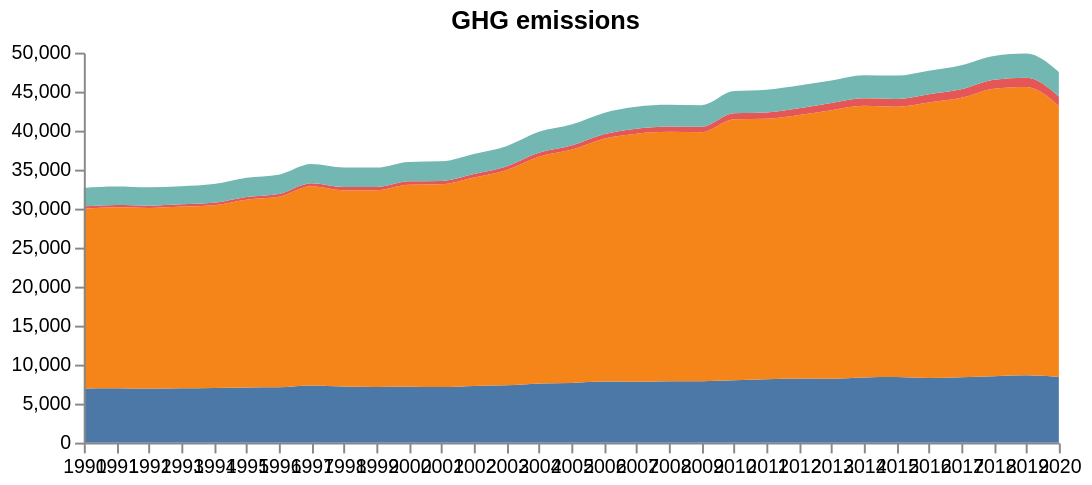

This figure's Vega-Lite source:
### Vega specification from a JSON file in a GitHub repository (floating-point values rounded to 4 significant figures)
{"$schema": "https://vega.github.io/schema/vega/v5.json", "description": "A basic stacked area chart example.", "width": 500, "height": 200, "padding": 5, "title": "GHG emissions", "data": [{"name": "table", "values": [{"x": 1990, "y": 6937.0, "c": "CH4"}, {"x": 1991, "y": 6973.0, "c": "CH4"}, {"x": 1992, "y": 6933.0, "c": "CH4"}, {"x": 1993, "y": 6959.0, "c": "CH4"}, {"x": 1994, "y": 6996.0, "c": "CH4"}, {"x": 1995, "y": 7081.0, "c": "CH4"}, {"x": 1996, "y": 7097.0, "c": "CH4"}, {"x": 1997, "y": 7328.0, "c": "CH4"}, {"x": 1998, "y": 7204.0, "c": "CH4"}, {"x": 1999, "y": 7150.0, "c": "CH4"}, {"x": 2000, "y": 7174.0, "c": "CH4"}, {"x": 2001, "y": 7130.0, "c": "CH4"}, {"x": 2002, "y": 7271.0, "c": "CH4"}, {"x": 2003, "y": 7344.0, "c": "CH4"}, {"x": 2004, "y": 7598.0, "c": "CH4"}, {"x": 2005, "y": 7655.0, "c": "CH4"}, {"x": 2006, "y": 7841.0, "c": "CH4"}, {"x": 2007, "y": 7817.0, "c": "CH4"}, {"x": 2008, "y": 7860.0, "c": "CH4"}, {"x": 2009, "y": 7884.0, "c": "CH4"}, {"x": 2010, "y": 7987.0, "c": "CH4"}, {"x": 2011, "y": 8142.0, "c": "CH4"}, {"x": 2012, "y": 8226.0, "c": "CH4"}, {"x": 2013, "y": 8203.0, "c": "CH4"}, {"x": 2014, "y": 8358.0, "c": "CH4"}, {"x": 2015, "y": 8407.0, "c": "CH4"}, {"x": 2016, "y": 8291.0, "c": "CH4"}, {"x": 2017, "y": 8378.0, "c": "CH4"}, {"x": 2018, "y": 8528.0, "c": "CH4"}, {"x": 2019, "y": 8655.0, "c": "CH4"}, {"x": 2020, "y": 8429.0, "c": "CH4"}, {"x": 1990, "y": 23050.0, "c": "CO2"}, {"x": 1991, "y": 23210.0, "c": "CO2"}, {"x": 1992, "y": 23160.0, "c": "CO2"}, {"x": 1993, "y": 23300.0, "c": "CO2"}, {"x": 1994, "y": 23450.0, "c": "CO2"}, {"x": 1995, "y": 24080.0, "c": "CO2"}, {"x": 1996, "y": 24420.0, "c": "CO2"}, {"x": 1997, "y": 25530.0, "c": "CO2"}, {"x": 1998, "y": 25140.0, "c": "CO2"}, {"x": 1999, "y": 25200.0, "c": "CO2"}, {"x": 2000, "y": 25900.0, "c": "CO2"}, {"x": 2001, "y": 25990.0, "c": "CO2"}, {"x": 2002, "y": 26710.0, "c": "CO2"}, {"x": 2003, "y": 27580.0, "c": "CO2"}, {"x": 2004, "y": 29050.0, "c": "CO2"}, {"x": 2005, "y": 29880.0, "c": "CO2"}, {"x": 2006, "y": 31110.0, "c": "CO2"}, {"x": 2007, "y": 31800.0, "c": "CO2"}, {"x": 2008, "y": 32000.0, "c": "CO2"}, {"x": 2009, "y": 31910.0, "c": "CO2"}, {"x": 2010, "y": 33480.0, "c": "CO2"}, {"x": 2011, "y": 33390.0, "c": "CO2"}, {"x": 2012, "y": 33780.0, "c": "CO2"}, {"x": 2013, "y": 34420.0, "c": "CO2"}, {"x": 2014, "y": 34820.0, "c": "CO2"}, {"x": 2015, "y": 34660.0, "c": "CO2"}, {"x": 2016, "y": 35330.0, "c": "CO2"}, {"x": 2017, "y": 35840.0, "c": "CO2"}, {"x": 2018, "y": 36860.0, "c": "CO2"}, {"x": 2019, "y": 36950.0, "c": "CO2"}, {"x": 2020, "y": 34740.0, "c": "CO2"}, {"x": 1990, "y": 302.2, "c": "F-Gas"}, {"x": 1991, "y": 297.5, "c": "F-Gas"}, {"x": 1992, "y": 294.6, "c": "F-Gas"}, {"x": 1993, "y": 290.6, "c": "F-Gas"}, {"x": 1994, "y": 297.9, "c": "F-Gas"}, {"x": 1995, "y": 329.4, "c": "F-Gas"}, {"x": 1996, "y": 359.1, "c": "F-Gas"}, {"x": 1997, "y": 391.6, "c": "F-Gas"}, {"x": 1998, "y": 424.9, "c": "F-Gas"}, {"x": 1999, "y": 426.8, "c": "F-Gas"}, {"x": 2000, "y": 443.7, "c": "F-Gas"}, {"x": 2001, "y": 441.6, "c": "F-Gas"}, {"x": 2002, "y": 467.4, "c": "F-Gas"}, {"x": 2003, "y": 477.7, "c": "F-Gas"}, {"x": 2004, "y": 511.8, "c": "F-Gas"}, {"x": 2005, "y": 541.9, "c": "F-Gas"}, {"x": 2006, "y": 587.2, "c": "F-Gas"}, {"x": 2007, "y": 641.5, "c": "F-Gas"}, {"x": 2008, "y": 684.6, "c": "F-Gas"}, {"x": 2009, "y": 705.6, "c": "F-Gas"}, {"x": 2010, "y": 762.3, "c": "F-Gas"}, {"x": 2011, "y": 812.3, "c": "F-Gas"}, {"x": 2012, "y": 861.1, "c": "F-Gas"}, {"x": 2013, "y": 908.9, "c": "F-Gas"}, {"x": 2014, "y": 962.6, "c": "F-Gas"}, {"x": 2015, "y": 1001.0, "c": "F-Gas"}, {"x": 2016, "y": 1054.0, "c": "F-Gas"}, {"x": 2017, "y": 1095.0, "c": "F-Gas"}, {"x": 2018, "y": 1136.0, "c": "F-Gas"}, {"x": 2019, "y": 1177.0, "c": "F-Gas"}, {"x": 2020, "y": 1219.0, "c": "F-Gas"}, {"x": 1990, "y": 2368.0, "c": "N2O"}, {"x": 1991, "y": 2355.0, "c": "N2O"}, {"x": 1992, "y": 2349.0, "c": "N2O"}, {"x": 1993, "y": 2333.0, "c": "N2O"}, {"x": 1994, "y": 2422.0, "c": "N2O"}, {"x": 1995, "y": 2476.0, "c": "N2O"}, {"x": 1996, "y": 2479.0, "c": "N2O"}, {"x": 1997, "y": 2466.0, "c": "N2O"}, {"x": 1998, "y": 2497.0, "c": "N2O"}, {"x": 1999, "y": 2484.0, "c": "N2O"}, {"x": 2000, "y": 2476.0, "c": "N2O"}, {"x": 2001, "y": 2507.0, "c": "N2O"}, {"x": 2002, "y": 2568.0, "c": "N2O"}, {"x": 2003, "y": 2608.0, "c": "N2O"}, {"x": 2004, "y": 2690.0, "c": "N2O"}, {"x": 2005, "y": 2702.0, "c": "N2O"}, {"x": 2006, "y": 2735.0, "c": "N2O"}, {"x": 2007, "y": 2804.0, "c": "N2O"}, {"x": 2008, "y": 2770.0, "c": "N2O"}, {"x": 2009, "y": 2770.0, "c": "N2O"}, {"x": 2010, "y": 2854.0, "c": "N2O"}, {"x": 2011, "y": 2916.0, "c": "N2O"}, {"x": 2012, "y": 2936, "c": "N2O"}, {"x": 2013, "y": 2913.0, "c": "N2O"}, {"x": 2014, "y": 2961.0, "c": "N2O"}, {"x": 2015, "y": 2995.0, "c": "N2O"}, {"x": 2016, "y": 3020.0, "c": "N2O"}, {"x": 2017, "y": 3082.0, "c": "N2O"}, {"x": 2018, "y": 3066.0, "c": "N2O"}, {"x": 2019, "y": 3099.0, "c": "N2O"}, {"x": 2020, "y": 3127.0, "c": "N2O"}], "transform": [{"type": "stack", "groupby": ["x"], "sort": {"field": "c"}, "field": "y"}]}], "scales": [{"name": "x", "type": "point", "range": "width", "domain": {"data": "table", "field": "x"}}, {"name": "y", "type": "linear", "range": "height", "nice": true, "zero": true, "domain": {"data": "table", "field": "y1"}}, {"name": "color", "type": "ordinal", "range": "category", "domain": {"data": "table", "field": "c"}}], "axes": [{"orient": "bottom", "scale": "x", "zindex": 1}, {"orient": "left", "scale": "y", "zindex": 1}], "marks": [{"type": "group", "from": {"facet": {"name": "series", "data": "table", "groupby": "c"}}, "marks": [{"type": "area", "from": {"data": "series"}, "encode": {"enter": {"interpolate": {"value": "monotone"}, "x": {"scale": "x", "field": "x"}, "y": {"scale": "y", "field": "y0"}, "y2": {"scale": "y", "field": "y1"}, "fill": {"scale": "color", "field": "c"}}, "update": {"fillOpacity": {"value": 1}}, "hover": {"fillOpacity": {"value": 0.5}}}}]}]}
